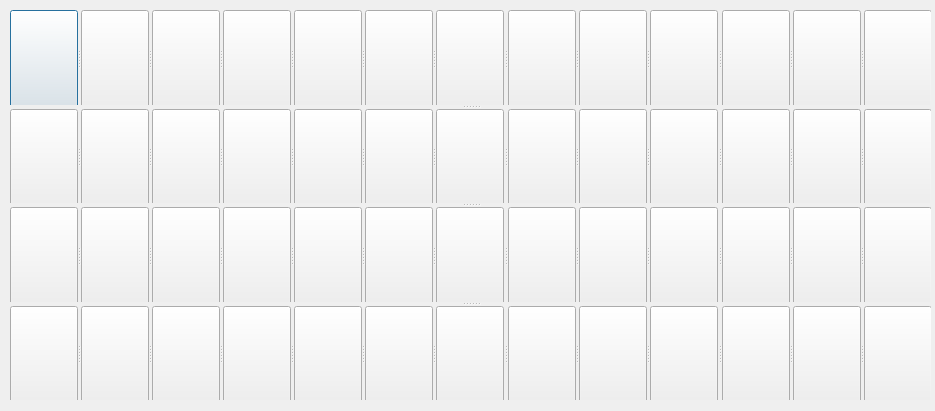
<?xml version="1.0" encoding="UTF-8"?>
<ui version="4.0">
 <class>ChooseCardWindow</class>
 <widget class="QDialog" name="ChooseCardWindow">
  <property name="geometry">
   <rect>
    <x>0</x>
    <y>0</y>
    <width>935</width>
    <height>411</height>
   </rect>
  </property>
  <property name="sizePolicy">
   <sizepolicy hsizetype="Fixed" vsizetype="Fixed">
    <horstretch>0</horstretch>
    <verstretch>0</verstretch>
   </sizepolicy>
  </property>
  <property name="windowTitle">
   <string>Dialog</string>
  </property>
  <widget class="QSplitter" name="splitter_cards">
   <property name="geometry">
    <rect>
     <x>10</x>
     <y>10</y>
     <width>921</width>
     <height>391</height>
    </rect>
   </property>
   <property name="sizePolicy">
    <sizepolicy hsizetype="Fixed" vsizetype="Fixed">
     <horstretch>0</horstretch>
     <verstretch>0</verstretch>
    </sizepolicy>
   </property>
   <property name="orientation">
    <enum>Qt::Vertical</enum>
   </property>
   <widget class="QSplitter" name="splitterClubs">
    <property name="sizePolicy">
     <sizepolicy hsizetype="Fixed" vsizetype="Fixed">
      <horstretch>0</horstretch>
      <verstretch>0</verstretch>
     </sizepolicy>
    </property>
    <property name="orientation">
     <enum>Qt::Horizontal</enum>
    </property>
    <widget class="QPushButton" name="pushButton_2c">
     <property name="sizePolicy">
      <sizepolicy hsizetype="Fixed" vsizetype="Fixed">
       <horstretch>0</horstretch>
       <verstretch>0</verstretch>
      </sizepolicy>
     </property>
     <property name="minimumSize">
      <size>
       <width>68</width>
       <height>98</height>
      </size>
     </property>
     <property name="maximumSize">
      <size>
       <width>68</width>
       <height>98</height>
      </size>
     </property>
     <property name="autoFillBackground">
      <bool>false</bool>
     </property>
     <property name="styleSheet">
      <string notr="true">background-image: url(:/2_of_clubs_resized.png);
background-repeat: none;
background-position: center;</string>
     </property>
     <property name="text">
      <string/>
     </property>
    </widget>
    <widget class="QPushButton" name="pushButton_3c">
     <property name="sizePolicy">
      <sizepolicy hsizetype="Fixed" vsizetype="Fixed">
       <horstretch>0</horstretch>
       <verstretch>0</verstretch>
      </sizepolicy>
     </property>
     <property name="minimumSize">
      <size>
       <width>68</width>
       <height>98</height>
      </size>
     </property>
     <property name="maximumSize">
      <size>
       <width>68</width>
       <height>98</height>
      </size>
     </property>
     <property name="autoFillBackground">
      <bool>false</bool>
     </property>
     <property name="styleSheet">
      <string notr="true">background-image: url(:/3_of_clubs.png);</string>
     </property>
     <property name="text">
      <string/>
     </property>
    </widget>
    <widget class="QPushButton" name="pushButton_4c">
     <property name="sizePolicy">
      <sizepolicy hsizetype="Fixed" vsizetype="Fixed">
       <horstretch>0</horstretch>
       <verstretch>0</verstretch>
      </sizepolicy>
     </property>
     <property name="minimumSize">
      <size>
       <width>68</width>
       <height>98</height>
      </size>
     </property>
     <property name="maximumSize">
      <size>
       <width>68</width>
       <height>98</height>
      </size>
     </property>
     <property name="autoFillBackground">
      <bool>false</bool>
     </property>
     <property name="styleSheet">
      <string notr="true">background-image: url(:/4_of_clubs.png);</string>
     </property>
     <property name="text">
      <string/>
     </property>
    </widget>
    <widget class="QPushButton" name="pushButton_5c">
     <property name="sizePolicy">
      <sizepolicy hsizetype="Fixed" vsizetype="Fixed">
       <horstretch>0</horstretch>
       <verstretch>0</verstretch>
      </sizepolicy>
     </property>
     <property name="minimumSize">
      <size>
       <width>68</width>
       <height>98</height>
      </size>
     </property>
     <property name="maximumSize">
      <size>
       <width>68</width>
       <height>98</height>
      </size>
     </property>
     <property name="autoFillBackground">
      <bool>false</bool>
     </property>
     <property name="styleSheet">
      <string notr="true">background-image: url(:/5_of_clubs.png);</string>
     </property>
     <property name="text">
      <string/>
     </property>
    </widget>
    <widget class="QPushButton" name="pushButton_6c">
     <property name="sizePolicy">
      <sizepolicy hsizetype="Fixed" vsizetype="Fixed">
       <horstretch>0</horstretch>
       <verstretch>0</verstretch>
      </sizepolicy>
     </property>
     <property name="minimumSize">
      <size>
       <width>68</width>
       <height>98</height>
      </size>
     </property>
     <property name="maximumSize">
      <size>
       <width>68</width>
       <height>98</height>
      </size>
     </property>
     <property name="autoFillBackground">
      <bool>false</bool>
     </property>
     <property name="styleSheet">
      <string notr="true">background-image: url(:/6_of_clubs.png);</string>
     </property>
     <property name="text">
      <string/>
     </property>
    </widget>
    <widget class="QPushButton" name="pushButton_7c">
     <property name="sizePolicy">
      <sizepolicy hsizetype="Fixed" vsizetype="Fixed">
       <horstretch>0</horstretch>
       <verstretch>0</verstretch>
      </sizepolicy>
     </property>
     <property name="minimumSize">
      <size>
       <width>68</width>
       <height>98</height>
      </size>
     </property>
     <property name="maximumSize">
      <size>
       <width>68</width>
       <height>98</height>
      </size>
     </property>
     <property name="styleSheet">
      <string notr="true">background-image: url(:/7_of_clubs.png);</string>
     </property>
     <property name="text">
      <string/>
     </property>
    </widget>
    <widget class="QPushButton" name="pushButton_8c">
     <property name="sizePolicy">
      <sizepolicy hsizetype="Fixed" vsizetype="Fixed">
       <horstretch>0</horstretch>
       <verstretch>0</verstretch>
      </sizepolicy>
     </property>
     <property name="minimumSize">
      <size>
       <width>68</width>
       <height>98</height>
      </size>
     </property>
     <property name="maximumSize">
      <size>
       <width>68</width>
       <height>98</height>
      </size>
     </property>
     <property name="autoFillBackground">
      <bool>false</bool>
     </property>
     <property name="styleSheet">
      <string notr="true">background-image: url(:/8_of_clubs.png);</string>
     </property>
     <property name="text">
      <string/>
     </property>
    </widget>
    <widget class="QPushButton" name="pushButton_9c">
     <property name="sizePolicy">
      <sizepolicy hsizetype="Fixed" vsizetype="Fixed">
       <horstretch>0</horstretch>
       <verstretch>0</verstretch>
      </sizepolicy>
     </property>
     <property name="minimumSize">
      <size>
       <width>68</width>
       <height>98</height>
      </size>
     </property>
     <property name="maximumSize">
      <size>
       <width>68</width>
       <height>98</height>
      </size>
     </property>
     <property name="autoFillBackground">
      <bool>false</bool>
     </property>
     <property name="styleSheet">
      <string notr="true">background-image: url(:/9_of_clubs.png);</string>
     </property>
     <property name="text">
      <string/>
     </property>
    </widget>
    <widget class="QPushButton" name="pushButton_Tc">
     <property name="sizePolicy">
      <sizepolicy hsizetype="Fixed" vsizetype="Fixed">
       <horstretch>0</horstretch>
       <verstretch>0</verstretch>
      </sizepolicy>
     </property>
     <property name="minimumSize">
      <size>
       <width>68</width>
       <height>98</height>
      </size>
     </property>
     <property name="maximumSize">
      <size>
       <width>68</width>
       <height>98</height>
      </size>
     </property>
     <property name="autoFillBackground">
      <bool>false</bool>
     </property>
     <property name="styleSheet">
      <string notr="true">background-image: url(:/10_of_clubs.png);</string>
     </property>
     <property name="text">
      <string/>
     </property>
    </widget>
    <widget class="QPushButton" name="pushButton_Jc">
     <property name="sizePolicy">
      <sizepolicy hsizetype="Fixed" vsizetype="Fixed">
       <horstretch>0</horstretch>
       <verstretch>0</verstretch>
      </sizepolicy>
     </property>
     <property name="minimumSize">
      <size>
       <width>68</width>
       <height>98</height>
      </size>
     </property>
     <property name="maximumSize">
      <size>
       <width>68</width>
       <height>98</height>
      </size>
     </property>
     <property name="autoFillBackground">
      <bool>false</bool>
     </property>
     <property name="styleSheet">
      <string notr="true">background-image: url(:/jack_of_clubs.png);</string>
     </property>
     <property name="text">
      <string/>
     </property>
    </widget>
    <widget class="QPushButton" name="pushButton_Qc">
     <property name="sizePolicy">
      <sizepolicy hsizetype="Fixed" vsizetype="Fixed">
       <horstretch>0</horstretch>
       <verstretch>0</verstretch>
      </sizepolicy>
     </property>
     <property name="minimumSize">
      <size>
       <width>68</width>
       <height>98</height>
      </size>
     </property>
     <property name="maximumSize">
      <size>
       <width>68</width>
       <height>98</height>
      </size>
     </property>
     <property name="autoFillBackground">
      <bool>false</bool>
     </property>
     <property name="styleSheet">
      <string notr="true">background-image: url(:/queen_of_clubs.png);</string>
     </property>
     <property name="text">
      <string/>
     </property>
    </widget>
    <widget class="QPushButton" name="pushButton_Kc">
     <property name="sizePolicy">
      <sizepolicy hsizetype="Fixed" vsizetype="Fixed">
       <horstretch>0</horstretch>
       <verstretch>0</verstretch>
      </sizepolicy>
     </property>
     <property name="minimumSize">
      <size>
       <width>68</width>
       <height>98</height>
      </size>
     </property>
     <property name="maximumSize">
      <size>
       <width>68</width>
       <height>98</height>
      </size>
     </property>
     <property name="autoFillBackground">
      <bool>false</bool>
     </property>
     <property name="styleSheet">
      <string notr="true">background-image: url(:/king_of_clubs.png);</string>
     </property>
     <property name="text">
      <string/>
     </property>
    </widget>
    <widget class="QPushButton" name="pushButton_Ac">
     <property name="sizePolicy">
      <sizepolicy hsizetype="Fixed" vsizetype="Fixed">
       <horstretch>0</horstretch>
       <verstretch>0</verstretch>
      </sizepolicy>
     </property>
     <property name="minimumSize">
      <size>
       <width>68</width>
       <height>98</height>
      </size>
     </property>
     <property name="maximumSize">
      <size>
       <width>68</width>
       <height>98</height>
      </size>
     </property>
     <property name="autoFillBackground">
      <bool>false</bool>
     </property>
     <property name="styleSheet">
      <string notr="true">background-image: url(:/ace_of_clubs.png);</string>
     </property>
     <property name="text">
      <string/>
     </property>
    </widget>
   </widget>
   <widget class="QSplitter" name="splitterHearts">
    <property name="sizePolicy">
     <sizepolicy hsizetype="Fixed" vsizetype="Fixed">
      <horstretch>0</horstretch>
      <verstretch>0</verstretch>
     </sizepolicy>
    </property>
    <property name="orientation">
     <enum>Qt::Horizontal</enum>
    </property>
    <widget class="QPushButton" name="pushButton_2h">
     <property name="sizePolicy">
      <sizepolicy hsizetype="Fixed" vsizetype="Fixed">
       <horstretch>0</horstretch>
       <verstretch>0</verstretch>
      </sizepolicy>
     </property>
     <property name="minimumSize">
      <size>
       <width>68</width>
       <height>98</height>
      </size>
     </property>
     <property name="maximumSize">
      <size>
       <width>68</width>
       <height>98</height>
      </size>
     </property>
     <property name="autoFillBackground">
      <bool>false</bool>
     </property>
     <property name="styleSheet">
      <string notr="true">background-image: url(:/2_of_hearts.png);</string>
     </property>
     <property name="text">
      <string/>
     </property>
    </widget>
    <widget class="QPushButton" name="pushButton_3h">
     <property name="sizePolicy">
      <sizepolicy hsizetype="Fixed" vsizetype="Fixed">
       <horstretch>0</horstretch>
       <verstretch>0</verstretch>
      </sizepolicy>
     </property>
     <property name="minimumSize">
      <size>
       <width>68</width>
       <height>98</height>
      </size>
     </property>
     <property name="maximumSize">
      <size>
       <width>68</width>
       <height>98</height>
      </size>
     </property>
     <property name="autoFillBackground">
      <bool>false</bool>
     </property>
     <property name="styleSheet">
      <string notr="true">background-image: url(:/3_of_hearts.png);</string>
     </property>
     <property name="text">
      <string/>
     </property>
    </widget>
    <widget class="QPushButton" name="pushButton_4h">
     <property name="sizePolicy">
      <sizepolicy hsizetype="Fixed" vsizetype="Fixed">
       <horstretch>0</horstretch>
       <verstretch>0</verstretch>
      </sizepolicy>
     </property>
     <property name="minimumSize">
      <size>
       <width>68</width>
       <height>98</height>
      </size>
     </property>
     <property name="maximumSize">
      <size>
       <width>68</width>
       <height>98</height>
      </size>
     </property>
     <property name="autoFillBackground">
      <bool>false</bool>
     </property>
     <property name="styleSheet">
      <string notr="true">background-image: url(:/4_of_hearts.png);</string>
     </property>
     <property name="text">
      <string/>
     </property>
    </widget>
    <widget class="QPushButton" name="pushButton_5h">
     <property name="sizePolicy">
      <sizepolicy hsizetype="Fixed" vsizetype="Fixed">
       <horstretch>0</horstretch>
       <verstretch>0</verstretch>
      </sizepolicy>
     </property>
     <property name="minimumSize">
      <size>
       <width>68</width>
       <height>98</height>
      </size>
     </property>
     <property name="maximumSize">
      <size>
       <width>68</width>
       <height>98</height>
      </size>
     </property>
     <property name="autoFillBackground">
      <bool>false</bool>
     </property>
     <property name="styleSheet">
      <string notr="true">background-image: url(:/5_of_hearts.png);</string>
     </property>
     <property name="text">
      <string/>
     </property>
    </widget>
    <widget class="QPushButton" name="pushButton_6h">
     <property name="sizePolicy">
      <sizepolicy hsizetype="Fixed" vsizetype="Fixed">
       <horstretch>0</horstretch>
       <verstretch>0</verstretch>
      </sizepolicy>
     </property>
     <property name="minimumSize">
      <size>
       <width>68</width>
       <height>98</height>
      </size>
     </property>
     <property name="maximumSize">
      <size>
       <width>68</width>
       <height>98</height>
      </size>
     </property>
     <property name="autoFillBackground">
      <bool>false</bool>
     </property>
     <property name="styleSheet">
      <string notr="true">background-image: url(:/6_of_hearts.png);</string>
     </property>
     <property name="text">
      <string/>
     </property>
    </widget>
    <widget class="QPushButton" name="pushButton_7h">
     <property name="sizePolicy">
      <sizepolicy hsizetype="Fixed" vsizetype="Fixed">
       <horstretch>0</horstretch>
       <verstretch>0</verstretch>
      </sizepolicy>
     </property>
     <property name="minimumSize">
      <size>
       <width>68</width>
       <height>98</height>
      </size>
     </property>
     <property name="maximumSize">
      <size>
       <width>68</width>
       <height>98</height>
      </size>
     </property>
     <property name="styleSheet">
      <string notr="true">background-image: url(:/7_of_hearts.png);</string>
     </property>
     <property name="text">
      <string/>
     </property>
    </widget>
    <widget class="QPushButton" name="pushButton_8h">
     <property name="sizePolicy">
      <sizepolicy hsizetype="Fixed" vsizetype="Fixed">
       <horstretch>0</horstretch>
       <verstretch>0</verstretch>
      </sizepolicy>
     </property>
     <property name="minimumSize">
      <size>
       <width>68</width>
       <height>98</height>
      </size>
     </property>
     <property name="maximumSize">
      <size>
       <width>68</width>
       <height>98</height>
      </size>
     </property>
     <property name="autoFillBackground">
      <bool>false</bool>
     </property>
     <property name="styleSheet">
      <string notr="true">background-image: url(:/8_of_hearts.png);</string>
     </property>
     <property name="text">
      <string/>
     </property>
    </widget>
    <widget class="QPushButton" name="pushButton_9h">
     <property name="sizePolicy">
      <sizepolicy hsizetype="Fixed" vsizetype="Fixed">
       <horstretch>0</horstretch>
       <verstretch>0</verstretch>
      </sizepolicy>
     </property>
     <property name="minimumSize">
      <size>
       <width>68</width>
       <height>98</height>
      </size>
     </property>
     <property name="maximumSize">
      <size>
       <width>68</width>
       <height>98</height>
      </size>
     </property>
     <property name="autoFillBackground">
      <bool>false</bool>
     </property>
     <property name="styleSheet">
      <string notr="true">background-image: url(:/9_of_hearts.png);</string>
     </property>
     <property name="text">
      <string/>
     </property>
    </widget>
    <widget class="QPushButton" name="pushButton_Th">
     <property name="sizePolicy">
      <sizepolicy hsizetype="Fixed" vsizetype="Fixed">
       <horstretch>0</horstretch>
       <verstretch>0</verstretch>
      </sizepolicy>
     </property>
     <property name="minimumSize">
      <size>
       <width>68</width>
       <height>98</height>
      </size>
     </property>
     <property name="maximumSize">
      <size>
       <width>68</width>
       <height>98</height>
      </size>
     </property>
     <property name="autoFillBackground">
      <bool>false</bool>
     </property>
     <property name="styleSheet">
      <string notr="true">background-image: url(:/10_of_hearts.png);</string>
     </property>
     <property name="text">
      <string/>
     </property>
    </widget>
    <widget class="QPushButton" name="pushButton_Jh">
     <property name="sizePolicy">
      <sizepolicy hsizetype="Fixed" vsizetype="Fixed">
       <horstretch>0</horstretch>
       <verstretch>0</verstretch>
      </sizepolicy>
     </property>
     <property name="minimumSize">
      <size>
       <width>68</width>
       <height>98</height>
      </size>
     </property>
     <property name="maximumSize">
      <size>
       <width>68</width>
       <height>98</height>
      </size>
     </property>
     <property name="autoFillBackground">
      <bool>false</bool>
     </property>
     <property name="styleSheet">
      <string notr="true">background-image: url(:/jack_of_hearts.png);</string>
     </property>
     <property name="text">
      <string/>
     </property>
    </widget>
    <widget class="QPushButton" name="pushButton_Qh">
     <property name="sizePolicy">
      <sizepolicy hsizetype="Fixed" vsizetype="Fixed">
       <horstretch>0</horstretch>
       <verstretch>0</verstretch>
      </sizepolicy>
     </property>
     <property name="minimumSize">
      <size>
       <width>68</width>
       <height>98</height>
      </size>
     </property>
     <property name="maximumSize">
      <size>
       <width>68</width>
       <height>98</height>
      </size>
     </property>
     <property name="autoFillBackground">
      <bool>false</bool>
     </property>
     <property name="styleSheet">
      <string notr="true">background-image: url(:/queen_of_hearts.png);</string>
     </property>
     <property name="text">
      <string/>
     </property>
    </widget>
    <widget class="QPushButton" name="pushButton_Kh">
     <property name="sizePolicy">
      <sizepolicy hsizetype="Fixed" vsizetype="Fixed">
       <horstretch>0</horstretch>
       <verstretch>0</verstretch>
      </sizepolicy>
     </property>
     <property name="minimumSize">
      <size>
       <width>68</width>
       <height>98</height>
      </size>
     </property>
     <property name="maximumSize">
      <size>
       <width>68</width>
       <height>98</height>
      </size>
     </property>
     <property name="autoFillBackground">
      <bool>false</bool>
     </property>
     <property name="styleSheet">
      <string notr="true">background-image: url(:/king_of_hearts.png);</string>
     </property>
     <property name="text">
      <string/>
     </property>
    </widget>
    <widget class="QPushButton" name="pushButton_Ah">
     <property name="sizePolicy">
      <sizepolicy hsizetype="Fixed" vsizetype="Fixed">
       <horstretch>0</horstretch>
       <verstretch>0</verstretch>
      </sizepolicy>
     </property>
     <property name="minimumSize">
      <size>
       <width>68</width>
       <height>98</height>
      </size>
     </property>
     <property name="maximumSize">
      <size>
       <width>68</width>
       <height>98</height>
      </size>
     </property>
     <property name="autoFillBackground">
      <bool>false</bool>
     </property>
     <property name="styleSheet">
      <string notr="true">background-image: url(:/ace_of_hearts.png);</string>
     </property>
     <property name="text">
      <string/>
     </property>
    </widget>
   </widget>
   <widget class="QSplitter" name="splitterSpades">
    <property name="sizePolicy">
     <sizepolicy hsizetype="Fixed" vsizetype="Fixed">
      <horstretch>0</horstretch>
      <verstretch>0</verstretch>
     </sizepolicy>
    </property>
    <property name="orientation">
     <enum>Qt::Horizontal</enum>
    </property>
    <widget class="QPushButton" name="pushButton_2s">
     <property name="sizePolicy">
      <sizepolicy hsizetype="Fixed" vsizetype="Fixed">
       <horstretch>0</horstretch>
       <verstretch>0</verstretch>
      </sizepolicy>
     </property>
     <property name="minimumSize">
      <size>
       <width>68</width>
       <height>98</height>
      </size>
     </property>
     <property name="maximumSize">
      <size>
       <width>68</width>
       <height>98</height>
      </size>
     </property>
     <property name="autoFillBackground">
      <bool>false</bool>
     </property>
     <property name="styleSheet">
      <string notr="true">background-image: url(:/2_of_spades.png);</string>
     </property>
     <property name="text">
      <string/>
     </property>
    </widget>
    <widget class="QPushButton" name="pushButton_3s">
     <property name="sizePolicy">
      <sizepolicy hsizetype="Fixed" vsizetype="Fixed">
       <horstretch>0</horstretch>
       <verstretch>0</verstretch>
      </sizepolicy>
     </property>
     <property name="minimumSize">
      <size>
       <width>68</width>
       <height>98</height>
      </size>
     </property>
     <property name="maximumSize">
      <size>
       <width>68</width>
       <height>98</height>
      </size>
     </property>
     <property name="autoFillBackground">
      <bool>false</bool>
     </property>
     <property name="styleSheet">
      <string notr="true">background-image: url(:/3_of_spades.png);</string>
     </property>
     <property name="text">
      <string/>
     </property>
    </widget>
    <widget class="QPushButton" name="pushButton_4s">
     <property name="sizePolicy">
      <sizepolicy hsizetype="Fixed" vsizetype="Fixed">
       <horstretch>0</horstretch>
       <verstretch>0</verstretch>
      </sizepolicy>
     </property>
     <property name="minimumSize">
      <size>
       <width>68</width>
       <height>98</height>
      </size>
     </property>
     <property name="maximumSize">
      <size>
       <width>68</width>
       <height>98</height>
      </size>
     </property>
     <property name="autoFillBackground">
      <bool>false</bool>
     </property>
     <property name="styleSheet">
      <string notr="true">background-image: url(:/4_of_spades.png);</string>
     </property>
     <property name="text">
      <string/>
     </property>
    </widget>
    <widget class="QPushButton" name="pushButton_5s">
     <property name="sizePolicy">
      <sizepolicy hsizetype="Fixed" vsizetype="Fixed">
       <horstretch>0</horstretch>
       <verstretch>0</verstretch>
      </sizepolicy>
     </property>
     <property name="minimumSize">
      <size>
       <width>68</width>
       <height>98</height>
      </size>
     </property>
     <property name="maximumSize">
      <size>
       <width>68</width>
       <height>98</height>
      </size>
     </property>
     <property name="autoFillBackground">
      <bool>false</bool>
     </property>
     <property name="styleSheet">
      <string notr="true">background-image: url(:/5_of_spades.png);</string>
     </property>
     <property name="text">
      <string/>
     </property>
    </widget>
    <widget class="QPushButton" name="pushButton_6s">
     <property name="sizePolicy">
      <sizepolicy hsizetype="Fixed" vsizetype="Fixed">
       <horstretch>0</horstretch>
       <verstretch>0</verstretch>
      </sizepolicy>
     </property>
     <property name="minimumSize">
      <size>
       <width>68</width>
       <height>98</height>
      </size>
     </property>
     <property name="maximumSize">
      <size>
       <width>68</width>
       <height>98</height>
      </size>
     </property>
     <property name="autoFillBackground">
      <bool>false</bool>
     </property>
     <property name="styleSheet">
      <string notr="true">background-image: url(:/6_of_spades.png);</string>
     </property>
     <property name="text">
      <string/>
     </property>
    </widget>
    <widget class="QPushButton" name="pushButton_7s">
     <property name="sizePolicy">
      <sizepolicy hsizetype="Fixed" vsizetype="Fixed">
       <horstretch>0</horstretch>
       <verstretch>0</verstretch>
      </sizepolicy>
     </property>
     <property name="minimumSize">
      <size>
       <width>68</width>
       <height>98</height>
      </size>
     </property>
     <property name="maximumSize">
      <size>
       <width>68</width>
       <height>98</height>
      </size>
     </property>
     <property name="styleSheet">
      <string notr="true">background-image: url(:/7_of_spades.png);</string>
     </property>
     <property name="text">
      <string/>
     </property>
    </widget>
    <widget class="QPushButton" name="pushButton_8s">
     <property name="sizePolicy">
      <sizepolicy hsizetype="Fixed" vsizetype="Fixed">
       <horstretch>0</horstretch>
       <verstretch>0</verstretch>
      </sizepolicy>
     </property>
     <property name="minimumSize">
      <size>
       <width>68</width>
       <height>98</height>
      </size>
     </property>
     <property name="maximumSize">
      <size>
       <width>68</width>
       <height>98</height>
      </size>
     </property>
     <property name="autoFillBackground">
      <bool>false</bool>
     </property>
     <property name="styleSheet">
      <string notr="true">background-image: url(:/8_of_spades.png);</string>
     </property>
     <property name="text">
      <string/>
     </property>
    </widget>
    <widget class="QPushButton" name="pushButton_9s">
     <property name="sizePolicy">
      <sizepolicy hsizetype="Fixed" vsizetype="Fixed">
       <horstretch>0</horstretch>
       <verstretch>0</verstretch>
      </sizepolicy>
     </property>
     <property name="minimumSize">
      <size>
       <width>68</width>
       <height>98</height>
      </size>
     </property>
     <property name="maximumSize">
      <size>
       <width>68</width>
       <height>98</height>
      </size>
     </property>
     <property name="autoFillBackground">
      <bool>false</bool>
     </property>
     <property name="styleSheet">
      <string notr="true">background-image: url(:/9_of_spades.png);</string>
     </property>
     <property name="text">
      <string/>
     </property>
    </widget>
    <widget class="QPushButton" name="pushButton_Ts">
     <property name="sizePolicy">
      <sizepolicy hsizetype="Fixed" vsizetype="Fixed">
       <horstretch>0</horstretch>
       <verstretch>0</verstretch>
      </sizepolicy>
     </property>
     <property name="minimumSize">
      <size>
       <width>68</width>
       <height>98</height>
      </size>
     </property>
     <property name="maximumSize">
      <size>
       <width>68</width>
       <height>98</height>
      </size>
     </property>
     <property name="autoFillBackground">
      <bool>false</bool>
     </property>
     <property name="styleSheet">
      <string notr="true">background-image: url(:/10_of_spades.png);</string>
     </property>
     <property name="text">
      <string/>
     </property>
    </widget>
    <widget class="QPushButton" name="pushButton_Js">
     <property name="sizePolicy">
      <sizepolicy hsizetype="Fixed" vsizetype="Fixed">
       <horstretch>0</horstretch>
       <verstretch>0</verstretch>
      </sizepolicy>
     </property>
     <property name="minimumSize">
      <size>
       <width>68</width>
       <height>98</height>
      </size>
     </property>
     <property name="maximumSize">
      <size>
       <width>68</width>
       <height>98</height>
      </size>
     </property>
     <property name="autoFillBackground">
      <bool>false</bool>
     </property>
     <property name="styleSheet">
      <string notr="true">background-image: url(:/jack_of_spades.png) contain;</string>
     </property>
     <property name="text">
      <string/>
     </property>
    </widget>
    <widget class="QPushButton" name="pushButton_Qs">
     <property name="sizePolicy">
      <sizepolicy hsizetype="Fixed" vsizetype="Fixed">
       <horstretch>0</horstretch>
       <verstretch>0</verstretch>
      </sizepolicy>
     </property>
     <property name="minimumSize">
      <size>
       <width>68</width>
       <height>98</height>
      </size>
     </property>
     <property name="maximumSize">
      <size>
       <width>68</width>
       <height>98</height>
      </size>
     </property>
     <property name="autoFillBackground">
      <bool>false</bool>
     </property>
     <property name="styleSheet">
      <string notr="true">background-image: url(:/queen_of_spades.png);</string>
     </property>
     <property name="text">
      <string/>
     </property>
    </widget>
    <widget class="QPushButton" name="pushButton_Ks">
     <property name="sizePolicy">
      <sizepolicy hsizetype="Fixed" vsizetype="Fixed">
       <horstretch>0</horstretch>
       <verstretch>0</verstretch>
      </sizepolicy>
     </property>
     <property name="minimumSize">
      <size>
       <width>68</width>
       <height>98</height>
      </size>
     </property>
     <property name="maximumSize">
      <size>
       <width>68</width>
       <height>98</height>
      </size>
     </property>
     <property name="autoFillBackground">
      <bool>false</bool>
     </property>
     <property name="styleSheet">
      <string notr="true">background-image: url(:/king_of_spades.png);</string>
     </property>
     <property name="text">
      <string/>
     </property>
    </widget>
    <widget class="QPushButton" name="pushButton_As">
     <property name="sizePolicy">
      <sizepolicy hsizetype="Fixed" vsizetype="Fixed">
       <horstretch>0</horstretch>
       <verstretch>0</verstretch>
      </sizepolicy>
     </property>
     <property name="minimumSize">
      <size>
       <width>68</width>
       <height>98</height>
      </size>
     </property>
     <property name="maximumSize">
      <size>
       <width>68</width>
       <height>98</height>
      </size>
     </property>
     <property name="autoFillBackground">
      <bool>false</bool>
     </property>
     <property name="styleSheet">
      <string notr="true">background-image: url(:/ace_of_spades.png);</string>
     </property>
     <property name="text">
      <string/>
     </property>
    </widget>
   </widget>
   <widget class="QSplitter" name="splitterDiamonds">
    <property name="sizePolicy">
     <sizepolicy hsizetype="Fixed" vsizetype="Fixed">
      <horstretch>0</horstretch>
      <verstretch>0</verstretch>
     </sizepolicy>
    </property>
    <property name="orientation">
     <enum>Qt::Horizontal</enum>
    </property>
    <widget class="QPushButton" name="pushButton_2d">
     <property name="sizePolicy">
      <sizepolicy hsizetype="Preferred" vsizetype="Preferred">
       <horstretch>0</horstretch>
       <verstretch>0</verstretch>
      </sizepolicy>
     </property>
     <property name="minimumSize">
      <size>
       <width>68</width>
       <height>98</height>
      </size>
     </property>
     <property name="maximumSize">
      <size>
       <width>68</width>
       <height>98</height>
      </size>
     </property>
     <property name="autoFillBackground">
      <bool>false</bool>
     </property>
     <property name="styleSheet">
      <string notr="true">background-image: url(:/2_of_diamonds.png);</string>
     </property>
     <property name="text">
      <string/>
     </property>
    </widget>
    <widget class="QPushButton" name="pushButton_3d">
     <property name="sizePolicy">
      <sizepolicy hsizetype="Ignored" vsizetype="Ignored">
       <horstretch>0</horstretch>
       <verstretch>0</verstretch>
      </sizepolicy>
     </property>
     <property name="minimumSize">
      <size>
       <width>68</width>
       <height>98</height>
      </size>
     </property>
     <property name="maximumSize">
      <size>
       <width>68</width>
       <height>98</height>
      </size>
     </property>
     <property name="autoFillBackground">
      <bool>false</bool>
     </property>
     <property name="styleSheet">
      <string notr="true">background-image: url(:/3_of_diamonds.png);</string>
     </property>
     <property name="text">
      <string/>
     </property>
    </widget>
    <widget class="QPushButton" name="pushButton_4d">
     <property name="sizePolicy">
      <sizepolicy hsizetype="Ignored" vsizetype="Ignored">
       <horstretch>0</horstretch>
       <verstretch>0</verstretch>
      </sizepolicy>
     </property>
     <property name="minimumSize">
      <size>
       <width>68</width>
       <height>98</height>
      </size>
     </property>
     <property name="maximumSize">
      <size>
       <width>68</width>
       <height>98</height>
      </size>
     </property>
     <property name="autoFillBackground">
      <bool>false</bool>
     </property>
     <property name="styleSheet">
      <string notr="true">background-image: url(:/4_of_diamonds.png);</string>
     </property>
     <property name="text">
      <string/>
     </property>
    </widget>
    <widget class="QPushButton" name="pushButton_5d">
     <property name="sizePolicy">
      <sizepolicy hsizetype="Ignored" vsizetype="Ignored">
       <horstretch>0</horstretch>
       <verstretch>0</verstretch>
      </sizepolicy>
     </property>
     <property name="minimumSize">
      <size>
       <width>68</width>
       <height>98</height>
      </size>
     </property>
     <property name="maximumSize">
      <size>
       <width>68</width>
       <height>98</height>
      </size>
     </property>
     <property name="autoFillBackground">
      <bool>false</bool>
     </property>
     <property name="styleSheet">
      <string notr="true">background-image: url(:/5_of_diamonds.png);</string>
     </property>
     <property name="text">
      <string/>
     </property>
    </widget>
    <widget class="QPushButton" name="pushButton_6d">
     <property name="sizePolicy">
      <sizepolicy hsizetype="Ignored" vsizetype="Ignored">
       <horstretch>0</horstretch>
       <verstretch>0</verstretch>
      </sizepolicy>
     </property>
     <property name="minimumSize">
      <size>
       <width>68</width>
       <height>98</height>
      </size>
     </property>
     <property name="maximumSize">
      <size>
       <width>68</width>
       <height>98</height>
      </size>
     </property>
     <property name="autoFillBackground">
      <bool>false</bool>
     </property>
     <property name="styleSheet">
      <string notr="true">background-image: url(:/6_of_diamonds.png);</string>
     </property>
     <property name="text">
      <string/>
     </property>
    </widget>
    <widget class="QPushButton" name="pushButton_7d">
     <property name="sizePolicy">
      <sizepolicy hsizetype="Ignored" vsizetype="Ignored">
       <horstretch>0</horstretch>
       <verstretch>0</verstretch>
      </sizepolicy>
     </property>
     <property name="minimumSize">
      <size>
       <width>68</width>
       <height>98</height>
      </size>
     </property>
     <property name="maximumSize">
      <size>
       <width>68</width>
       <height>98</height>
      </size>
     </property>
     <property name="styleSheet">
      <string notr="true">background-image: url(:/7_of_diamonds.png);</string>
     </property>
     <property name="text">
      <string/>
     </property>
    </widget>
    <widget class="QPushButton" name="pushButton_8d">
     <property name="sizePolicy">
      <sizepolicy hsizetype="Ignored" vsizetype="Ignored">
       <horstretch>0</horstretch>
       <verstretch>0</verstretch>
      </sizepolicy>
     </property>
     <property name="minimumSize">
      <size>
       <width>68</width>
       <height>98</height>
      </size>
     </property>
     <property name="maximumSize">
      <size>
       <width>68</width>
       <height>98</height>
      </size>
     </property>
     <property name="autoFillBackground">
      <bool>false</bool>
     </property>
     <property name="styleSheet">
      <string notr="true">background-image: url(:/8_of_diamonds.png);</string>
     </property>
     <property name="text">
      <string/>
     </property>
    </widget>
    <widget class="QPushButton" name="pushButton_9d">
     <property name="sizePolicy">
      <sizepolicy hsizetype="Ignored" vsizetype="Ignored">
       <horstretch>0</horstretch>
       <verstretch>0</verstretch>
      </sizepolicy>
     </property>
     <property name="minimumSize">
      <size>
       <width>68</width>
       <height>98</height>
      </size>
     </property>
     <property name="maximumSize">
      <size>
       <width>68</width>
       <height>98</height>
      </size>
     </property>
     <property name="autoFillBackground">
      <bool>false</bool>
     </property>
     <property name="styleSheet">
      <string notr="true">background-image: url(:/9_of_diamonds.png);</string>
     </property>
     <property name="text">
      <string/>
     </property>
    </widget>
    <widget class="QPushButton" name="pushButton_Td">
     <property name="sizePolicy">
      <sizepolicy hsizetype="Ignored" vsizetype="Ignored">
       <horstretch>0</horstretch>
       <verstretch>0</verstretch>
      </sizepolicy>
     </property>
     <property name="minimumSize">
      <size>
       <width>68</width>
       <height>98</height>
      </size>
     </property>
     <property name="maximumSize">
      <size>
       <width>68</width>
       <height>98</height>
      </size>
     </property>
     <property name="autoFillBackground">
      <bool>false</bool>
     </property>
     <property name="styleSheet">
      <string notr="true">background-image: url(:/10_of_diamonds.png);</string>
     </property>
     <property name="text">
      <string/>
     </property>
    </widget>
    <widget class="QPushButton" name="pushButton_Jd">
     <property name="sizePolicy">
      <sizepolicy hsizetype="Ignored" vsizetype="Ignored">
       <horstretch>0</horstretch>
       <verstretch>0</verstretch>
      </sizepolicy>
     </property>
     <property name="minimumSize">
      <size>
       <width>68</width>
       <height>98</height>
      </size>
     </property>
     <property name="maximumSize">
      <size>
       <width>68</width>
       <height>98</height>
      </size>
     </property>
     <property name="autoFillBackground">
      <bool>false</bool>
     </property>
     <property name="styleSheet">
      <string notr="true">background-image: url(:/jack_of_diamonds.png);</string>
     </property>
     <property name="text">
      <string/>
     </property>
    </widget>
    <widget class="QPushButton" name="pushButton_Qd">
     <property name="sizePolicy">
      <sizepolicy hsizetype="Ignored" vsizetype="Ignored">
       <horstretch>0</horstretch>
       <verstretch>0</verstretch>
      </sizepolicy>
     </property>
     <property name="minimumSize">
      <size>
       <width>68</width>
       <height>98</height>
      </size>
     </property>
     <property name="maximumSize">
      <size>
       <width>68</width>
       <height>98</height>
      </size>
     </property>
     <property name="autoFillBackground">
      <bool>false</bool>
     </property>
     <property name="styleSheet">
      <string notr="true">background-image: url(:/queen_of_diamonds.png);</string>
     </property>
     <property name="text">
      <string/>
     </property>
    </widget>
    <widget class="QPushButton" name="pushButton_Kd">
     <property name="sizePolicy">
      <sizepolicy hsizetype="Ignored" vsizetype="Ignored">
       <horstretch>0</horstretch>
       <verstretch>0</verstretch>
      </sizepolicy>
     </property>
     <property name="minimumSize">
      <size>
       <width>68</width>
       <height>98</height>
      </size>
     </property>
     <property name="maximumSize">
      <size>
       <width>68</width>
       <height>98</height>
      </size>
     </property>
     <property name="autoFillBackground">
      <bool>false</bool>
     </property>
     <property name="styleSheet">
      <string notr="true">background-image: url(:/king_of_diamonds.png);</string>
     </property>
     <property name="text">
      <string/>
     </property>
    </widget>
    <widget class="QPushButton" name="pushButton_Ad">
     <property name="sizePolicy">
      <sizepolicy hsizetype="Ignored" vsizetype="Ignored">
       <horstretch>0</horstretch>
       <verstretch>0</verstretch>
      </sizepolicy>
     </property>
     <property name="minimumSize">
      <size>
       <width>68</width>
       <height>98</height>
      </size>
     </property>
     <property name="maximumSize">
      <size>
       <width>68</width>
       <height>98</height>
      </size>
     </property>
     <property name="autoFillBackground">
      <bool>false</bool>
     </property>
     <property name="styleSheet">
      <string notr="true">background-image: url(:/ace_of_diamonds.png);</string>
     </property>
     <property name="text">
      <string/>
     </property>
    </widget>
   </widget>
  </widget>
 </widget>
 <resources/>
 <connections/>
</ui>
